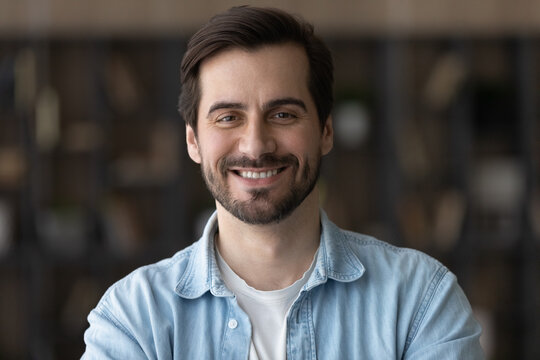
#> input picture zad3/photo.jpg, 540 x 360 px
$ python zad6_3.py
#> lines starting #> are read from the running program, lines starting #| are printed output that depends on the picture
import cv2
import numpy as np

image=cv2.imread("photo.jpg")
#> image is the input picture: shape (360, 540, 3); mean B, G, R 75.1, 76.8, 79.9
red=(0,0,255)
blue=(255,0,0)
green=(0,255,0)
height, width, channels = image.shape
#> height = 360; width = 540; channels = 3

print(f"Wysokość: {height} pikseli")
#| Wysokość: 360 pikseli
print(f"Szerokość: {width} pikseli")
#| Szerokość: 540 pikseli


cv2.circle(image,(225,115),20,red,-1)
cv2.circle(image,(285,115),20,red,-1)
cv2.rectangle(image,(220,165),(295,185),green,-1)
cv2.circle(image,(255,120),100,blue,3)
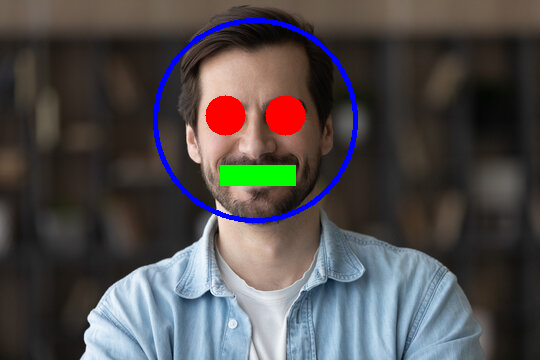
#> image: shape (360, 540, 3); mean B, G, R 76.8, 76.2, 79.8

cv2.imshow("Image",image)
cv2.waitKey(0)
